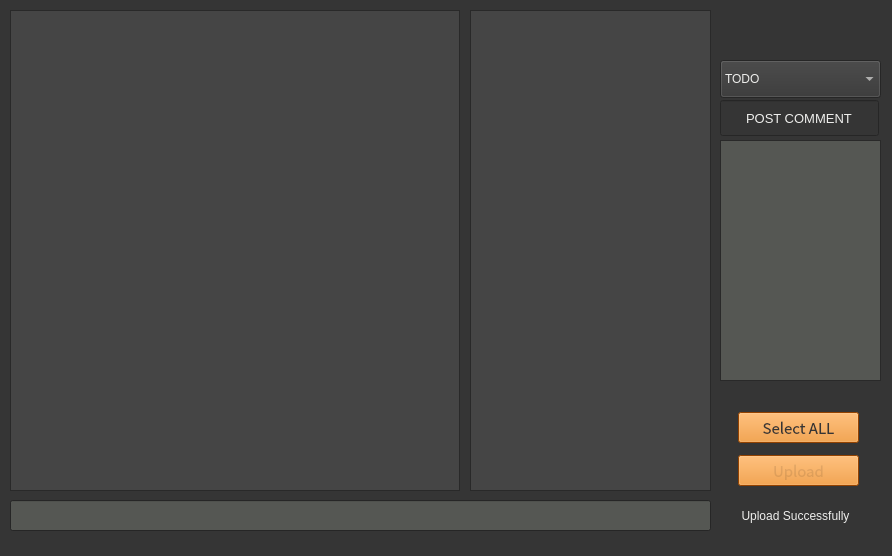
<?xml version="1.0" encoding="UTF-8"?>
<ui version="4.0">
 <class>MainWindow</class>
 <widget class="QMainWindow" name="MainWindow">
  <property name="geometry">
   <rect>
    <x>0</x>
    <y>0</y>
    <width>892</width>
    <height>556</height>
   </rect>
  </property>
  <property name="palette">
   <palette>
    <active>
     <colorrole role="WindowText">
      <brush brushstyle="SolidPattern">
       <color alpha="255">
        <red>238</red>
        <green>238</green>
        <blue>236</blue>
       </color>
      </brush>
     </colorrole>
     <colorrole role="Text">
      <brush brushstyle="SolidPattern">
       <color alpha="255">
        <red>238</red>
        <green>238</green>
        <blue>236</blue>
       </color>
      </brush>
     </colorrole>
     <colorrole role="Base">
      <brush brushstyle="SolidPattern">
       <color alpha="255">
        <red>53</red>
        <green>53</green>
        <blue>53</blue>
       </color>
      </brush>
     </colorrole>
     <colorrole role="Window">
      <brush brushstyle="SolidPattern">
       <color alpha="255">
        <red>53</red>
        <green>53</green>
        <blue>53</blue>
       </color>
      </brush>
     </colorrole>
     <colorrole role="Highlight">
      <brush brushstyle="SolidPattern">
       <color alpha="255">
        <red>237</red>
        <green>141</green>
        <blue>32</blue>
       </color>
      </brush>
     </colorrole>
     <colorrole role="PlaceholderText">
      <brush brushstyle="SolidPattern">
       <color alpha="128">
        <red>238</red>
        <green>238</green>
        <blue>236</blue>
       </color>
      </brush>
     </colorrole>
    </active>
    <inactive>
     <colorrole role="WindowText">
      <brush brushstyle="SolidPattern">
       <color alpha="255">
        <red>238</red>
        <green>238</green>
        <blue>236</blue>
       </color>
      </brush>
     </colorrole>
     <colorrole role="Text">
      <brush brushstyle="SolidPattern">
       <color alpha="255">
        <red>238</red>
        <green>238</green>
        <blue>236</blue>
       </color>
      </brush>
     </colorrole>
     <colorrole role="Base">
      <brush brushstyle="SolidPattern">
       <color alpha="255">
        <red>53</red>
        <green>53</green>
        <blue>53</blue>
       </color>
      </brush>
     </colorrole>
     <colorrole role="Window">
      <brush brushstyle="SolidPattern">
       <color alpha="255">
        <red>53</red>
        <green>53</green>
        <blue>53</blue>
       </color>
      </brush>
     </colorrole>
     <colorrole role="Highlight">
      <brush brushstyle="SolidPattern">
       <color alpha="255">
        <red>237</red>
        <green>141</green>
        <blue>32</blue>
       </color>
      </brush>
     </colorrole>
     <colorrole role="PlaceholderText">
      <brush brushstyle="SolidPattern">
       <color alpha="128">
        <red>238</red>
        <green>238</green>
        <blue>236</blue>
       </color>
      </brush>
     </colorrole>
    </inactive>
    <disabled>
     <colorrole role="WindowText">
      <brush brushstyle="SolidPattern">
       <color alpha="255">
        <red>146</red>
        <green>148</green>
        <blue>149</blue>
       </color>
      </brush>
     </colorrole>
     <colorrole role="Text">
      <brush brushstyle="SolidPattern">
       <color alpha="255">
        <red>146</red>
        <green>148</green>
        <blue>149</blue>
       </color>
      </brush>
     </colorrole>
     <colorrole role="Base">
      <brush brushstyle="SolidPattern">
       <color alpha="255">
        <red>53</red>
        <green>53</green>
        <blue>53</blue>
       </color>
      </brush>
     </colorrole>
     <colorrole role="Window">
      <brush brushstyle="SolidPattern">
       <color alpha="255">
        <red>53</red>
        <green>53</green>
        <blue>53</blue>
       </color>
      </brush>
     </colorrole>
     <colorrole role="Highlight">
      <brush brushstyle="SolidPattern">
       <color alpha="255">
        <red>53</red>
        <green>132</green>
        <blue>228</blue>
       </color>
      </brush>
     </colorrole>
     <colorrole role="PlaceholderText">
      <brush brushstyle="SolidPattern">
       <color alpha="128">
        <red>46</red>
        <green>52</green>
        <blue>54</blue>
       </color>
      </brush>
     </colorrole>
    </disabled>
   </palette>
  </property>
  <property name="windowTitle">
   <string>MainWindow</string>
  </property>
  <widget class="QWidget" name="centralwidget">
   <widget class="QTreeView" name="treeView">
    <property name="geometry">
     <rect>
      <x>10</x>
      <y>10</y>
      <width>450</width>
      <height>481</height>
     </rect>
    </property>
    <property name="palette">
     <palette>
      <active>
       <colorrole role="Text">
        <brush brushstyle="SolidPattern">
         <color alpha="255">
          <red>46</red>
          <green>52</green>
          <blue>54</blue>
         </color>
        </brush>
       </colorrole>
       <colorrole role="ButtonText">
        <brush brushstyle="SolidPattern">
         <color alpha="255">
          <red>85</red>
          <green>87</green>
          <blue>83</blue>
         </color>
        </brush>
       </colorrole>
       <colorrole role="Base">
        <brush brushstyle="SolidPattern">
         <color alpha="255">
          <red>69</red>
          <green>69</green>
          <blue>69</blue>
         </color>
        </brush>
       </colorrole>
       <colorrole role="Highlight">
        <brush brushstyle="SolidPattern">
         <color alpha="255">
          <red>237</red>
          <green>141</green>
          <blue>32</blue>
         </color>
        </brush>
       </colorrole>
       <colorrole role="PlaceholderText">
        <brush brushstyle="NoBrush">
         <color alpha="128">
          <red>46</red>
          <green>52</green>
          <blue>54</blue>
         </color>
        </brush>
       </colorrole>
      </active>
      <inactive>
       <colorrole role="Text">
        <brush brushstyle="SolidPattern">
         <color alpha="255">
          <red>46</red>
          <green>52</green>
          <blue>54</blue>
         </color>
        </brush>
       </colorrole>
       <colorrole role="ButtonText">
        <brush brushstyle="SolidPattern">
         <color alpha="255">
          <red>85</red>
          <green>87</green>
          <blue>83</blue>
         </color>
        </brush>
       </colorrole>
       <colorrole role="Base">
        <brush brushstyle="SolidPattern">
         <color alpha="255">
          <red>69</red>
          <green>69</green>
          <blue>69</blue>
         </color>
        </brush>
       </colorrole>
       <colorrole role="Highlight">
        <brush brushstyle="SolidPattern">
         <color alpha="255">
          <red>237</red>
          <green>141</green>
          <blue>32</blue>
         </color>
        </brush>
       </colorrole>
       <colorrole role="PlaceholderText">
        <brush brushstyle="NoBrush">
         <color alpha="128">
          <red>46</red>
          <green>52</green>
          <blue>54</blue>
         </color>
        </brush>
       </colorrole>
      </inactive>
      <disabled>
       <colorrole role="Text">
        <brush brushstyle="SolidPattern">
         <color alpha="255">
          <red>146</red>
          <green>148</green>
          <blue>149</blue>
         </color>
        </brush>
       </colorrole>
       <colorrole role="ButtonText">
        <brush brushstyle="SolidPattern">
         <color alpha="255">
          <red>146</red>
          <green>148</green>
          <blue>149</blue>
         </color>
        </brush>
       </colorrole>
       <colorrole role="Base">
        <brush brushstyle="SolidPattern">
         <color alpha="255">
          <red>53</red>
          <green>53</green>
          <blue>53</blue>
         </color>
        </brush>
       </colorrole>
       <colorrole role="Highlight">
        <brush brushstyle="SolidPattern">
         <color alpha="255">
          <red>53</red>
          <green>132</green>
          <blue>228</blue>
         </color>
        </brush>
       </colorrole>
       <colorrole role="PlaceholderText">
        <brush brushstyle="NoBrush">
         <color alpha="128">
          <red>46</red>
          <green>52</green>
          <blue>54</blue>
         </color>
        </brush>
       </colorrole>
      </disabled>
     </palette>
    </property>
   </widget>
   <widget class="QListView" name="exr_list">
    <property name="geometry">
     <rect>
      <x>470</x>
      <y>10</y>
      <width>241</width>
      <height>481</height>
     </rect>
    </property>
    <property name="palette">
     <palette>
      <active>
       <colorrole role="Text">
        <brush brushstyle="SolidPattern">
         <color alpha="255">
          <red>46</red>
          <green>52</green>
          <blue>54</blue>
         </color>
        </brush>
       </colorrole>
       <colorrole role="Base">
        <brush brushstyle="SolidPattern">
         <color alpha="255">
          <red>69</red>
          <green>69</green>
          <blue>69</blue>
         </color>
        </brush>
       </colorrole>
       <colorrole role="PlaceholderText">
        <brush brushstyle="NoBrush">
         <color alpha="128">
          <red>46</red>
          <green>52</green>
          <blue>54</blue>
         </color>
        </brush>
       </colorrole>
      </active>
      <inactive>
       <colorrole role="Text">
        <brush brushstyle="SolidPattern">
         <color alpha="255">
          <red>46</red>
          <green>52</green>
          <blue>54</blue>
         </color>
        </brush>
       </colorrole>
       <colorrole role="Base">
        <brush brushstyle="SolidPattern">
         <color alpha="255">
          <red>69</red>
          <green>69</green>
          <blue>69</blue>
         </color>
        </brush>
       </colorrole>
       <colorrole role="PlaceholderText">
        <brush brushstyle="NoBrush">
         <color alpha="128">
          <red>46</red>
          <green>52</green>
          <blue>54</blue>
         </color>
        </brush>
       </colorrole>
      </inactive>
      <disabled>
       <colorrole role="Text">
        <brush brushstyle="SolidPattern">
         <color alpha="255">
          <red>146</red>
          <green>148</green>
          <blue>149</blue>
         </color>
        </brush>
       </colorrole>
       <colorrole role="Base">
        <brush brushstyle="SolidPattern">
         <color alpha="255">
          <red>53</red>
          <green>53</green>
          <blue>53</blue>
         </color>
        </brush>
       </colorrole>
       <colorrole role="PlaceholderText">
        <brush brushstyle="NoBrush">
         <color alpha="128">
          <red>46</red>
          <green>52</green>
          <blue>54</blue>
         </color>
        </brush>
       </colorrole>
      </disabled>
     </palette>
    </property>
   </widget>
   <widget class="QLineEdit" name="dir_lineedit">
    <property name="geometry">
     <rect>
      <x>10</x>
      <y>500</y>
      <width>701</width>
      <height>31</height>
     </rect>
    </property>
    <property name="palette">
     <palette>
      <active>
       <colorrole role="Base">
        <brush brushstyle="SolidPattern">
         <color alpha="255">
          <red>85</red>
          <green>87</green>
          <blue>83</blue>
         </color>
        </brush>
       </colorrole>
      </active>
      <inactive>
       <colorrole role="Base">
        <brush brushstyle="SolidPattern">
         <color alpha="255">
          <red>85</red>
          <green>87</green>
          <blue>83</blue>
         </color>
        </brush>
       </colorrole>
      </inactive>
      <disabled>
       <colorrole role="Base">
        <brush brushstyle="SolidPattern">
         <color alpha="255">
          <red>53</red>
          <green>53</green>
          <blue>53</blue>
         </color>
        </brush>
       </colorrole>
      </disabled>
     </palette>
    </property>
    <property name="font">
     <font>
      <pointsize>10</pointsize>
     </font>
    </property>
    <property name="text">
     <string/>
    </property>
   </widget>
   <widget class="QLabel" name="upload_msg_label">
    <property name="geometry">
     <rect>
      <x>720</x>
      <y>500</y>
      <width>151</width>
      <height>31</height>
     </rect>
    </property>
    <property name="text">
     <string>Upload Successfully</string>
    </property>
    <property name="alignment">
     <set>Qt::AlignCenter</set>
    </property>
   </widget>
   <widget class="QWidget" name="layoutWidget">
    <property name="geometry">
     <rect>
      <x>720</x>
      <y>140</y>
      <width>161</width>
      <height>241</height>
     </rect>
    </property>
    <layout class="QVBoxLayout" name="verticalLayout">
     <item>
      <widget class="QPlainTextEdit" name="comment_plaintextedit">
       <property name="palette">
        <palette>
         <active>
          <colorrole role="Base">
           <brush brushstyle="SolidPattern">
            <color alpha="255">
             <red>85</red>
             <green>87</green>
             <blue>83</blue>
            </color>
           </brush>
          </colorrole>
         </active>
         <inactive>
          <colorrole role="Base">
           <brush brushstyle="SolidPattern">
            <color alpha="255">
             <red>85</red>
             <green>87</green>
             <blue>83</blue>
            </color>
           </brush>
          </colorrole>
         </inactive>
         <disabled>
          <colorrole role="Base">
           <brush brushstyle="SolidPattern">
            <color alpha="255">
             <red>53</red>
             <green>53</green>
             <blue>53</blue>
            </color>
           </brush>
          </colorrole>
         </disabled>
        </palette>
       </property>
       <property name="font">
        <font>
         <pointsize>9</pointsize>
        </font>
       </property>
       <property name="plainText">
        <string/>
       </property>
       <property name="placeholderText">
        <string notr="true" extracomment="Leave your comment..."/>
       </property>
      </widget>
     </item>
    </layout>
   </widget>
   <widget class="QWidget" name="layoutWidget">
    <property name="geometry">
     <rect>
      <x>738</x>
      <y>406</y>
      <width>121</width>
      <height>87</height>
     </rect>
    </property>
    <layout class="QVBoxLayout" name="verticalLayout_2">
     <item>
      <widget class="QPushButton" name="select_all_btn">
       <property name="palette">
        <palette>
         <active>
          <colorrole role="WindowText">
           <brush brushstyle="SolidPattern">
            <color alpha="255">
             <red>238</red>
             <green>238</green>
             <blue>236</blue>
            </color>
           </brush>
          </colorrole>
          <colorrole role="Button">
           <brush brushstyle="SolidPattern">
            <color alpha="255">
             <red>237</red>
             <green>141</green>
             <blue>32</blue>
            </color>
           </brush>
          </colorrole>
          <colorrole role="Light">
           <brush brushstyle="SolidPattern">
            <color alpha="25">
             <red>0</red>
             <green>0</green>
             <blue>0</blue>
            </color>
           </brush>
          </colorrole>
          <colorrole role="Dark">
           <brush brushstyle="SolidPattern">
            <color alpha="25">
             <red>0</red>
             <green>0</green>
             <blue>0</blue>
            </color>
           </brush>
          </colorrole>
          <colorrole role="Mid">
           <brush brushstyle="SolidPattern">
            <color alpha="25">
             <red>0</red>
             <green>0</green>
             <blue>0</blue>
            </color>
           </brush>
          </colorrole>
          <colorrole role="Text">
           <brush brushstyle="SolidPattern">
            <color alpha="255">
             <red>238</red>
             <green>238</green>
             <blue>236</blue>
            </color>
           </brush>
          </colorrole>
          <colorrole role="ButtonText">
           <brush brushstyle="SolidPattern">
            <color alpha="25">
             <red>0</red>
             <green>0</green>
             <blue>0</blue>
            </color>
           </brush>
          </colorrole>
          <colorrole role="Base">
           <brush brushstyle="SolidPattern">
            <color alpha="255">
             <red>53</red>
             <green>53</green>
             <blue>53</blue>
            </color>
           </brush>
          </colorrole>
          <colorrole role="Window">
           <brush brushstyle="SolidPattern">
            <color alpha="255">
             <red>206</red>
             <green>92</green>
             <blue>0</blue>
            </color>
           </brush>
          </colorrole>
          <colorrole role="PlaceholderText">
           <brush brushstyle="SolidPattern">
            <color alpha="128">
             <red>146</red>
             <green>148</green>
             <blue>149</blue>
            </color>
           </brush>
          </colorrole>
         </active>
         <inactive>
          <colorrole role="WindowText">
           <brush brushstyle="SolidPattern">
            <color alpha="255">
             <red>238</red>
             <green>238</green>
             <blue>236</blue>
            </color>
           </brush>
          </colorrole>
          <colorrole role="Button">
           <brush brushstyle="SolidPattern">
            <color alpha="255">
             <red>237</red>
             <green>141</green>
             <blue>32</blue>
            </color>
           </brush>
          </colorrole>
          <colorrole role="Light">
           <brush brushstyle="SolidPattern">
            <color alpha="25">
             <red>0</red>
             <green>0</green>
             <blue>0</blue>
            </color>
           </brush>
          </colorrole>
          <colorrole role="Dark">
           <brush brushstyle="SolidPattern">
            <color alpha="25">
             <red>0</red>
             <green>0</green>
             <blue>0</blue>
            </color>
           </brush>
          </colorrole>
          <colorrole role="Mid">
           <brush brushstyle="SolidPattern">
            <color alpha="25">
             <red>0</red>
             <green>0</green>
             <blue>0</blue>
            </color>
           </brush>
          </colorrole>
          <colorrole role="Text">
           <brush brushstyle="SolidPattern">
            <color alpha="255">
             <red>238</red>
             <green>238</green>
             <blue>236</blue>
            </color>
           </brush>
          </colorrole>
          <colorrole role="ButtonText">
           <brush brushstyle="SolidPattern">
            <color alpha="255">
             <red>53</red>
             <green>53</green>
             <blue>53</blue>
            </color>
           </brush>
          </colorrole>
          <colorrole role="Base">
           <brush brushstyle="SolidPattern">
            <color alpha="255">
             <red>53</red>
             <green>53</green>
             <blue>53</blue>
            </color>
           </brush>
          </colorrole>
          <colorrole role="Window">
           <brush brushstyle="SolidPattern">
            <color alpha="255">
             <red>206</red>
             <green>92</green>
             <blue>0</blue>
            </color>
           </brush>
          </colorrole>
          <colorrole role="PlaceholderText">
           <brush brushstyle="SolidPattern">
            <color alpha="128">
             <red>238</red>
             <green>238</green>
             <blue>236</blue>
            </color>
           </brush>
          </colorrole>
         </inactive>
         <disabled>
          <colorrole role="WindowText">
           <brush brushstyle="SolidPattern">
            <color alpha="25">
             <red>0</red>
             <green>0</green>
             <blue>0</blue>
            </color>
           </brush>
          </colorrole>
          <colorrole role="Button">
           <brush brushstyle="SolidPattern">
            <color alpha="255">
             <red>237</red>
             <green>141</green>
             <blue>32</blue>
            </color>
           </brush>
          </colorrole>
          <colorrole role="Light">
           <brush brushstyle="SolidPattern">
            <color alpha="25">
             <red>0</red>
             <green>0</green>
             <blue>0</blue>
            </color>
           </brush>
          </colorrole>
          <colorrole role="Dark">
           <brush brushstyle="SolidPattern">
            <color alpha="25">
             <red>0</red>
             <green>0</green>
             <blue>0</blue>
            </color>
           </brush>
          </colorrole>
          <colorrole role="Mid">
           <brush brushstyle="SolidPattern">
            <color alpha="255">
             <red>238</red>
             <green>236</green>
             <blue>234</blue>
            </color>
           </brush>
          </colorrole>
          <colorrole role="Text">
           <brush brushstyle="SolidPattern">
            <color alpha="25">
             <red>0</red>
             <green>0</green>
             <blue>0</blue>
            </color>
           </brush>
          </colorrole>
          <colorrole role="ButtonText">
           <brush brushstyle="SolidPattern">
            <color alpha="25">
             <red>0</red>
             <green>0</green>
             <blue>0</blue>
            </color>
           </brush>
          </colorrole>
          <colorrole role="Base">
           <brush brushstyle="SolidPattern">
            <color alpha="255">
             <red>206</red>
             <green>92</green>
             <blue>0</blue>
            </color>
           </brush>
          </colorrole>
          <colorrole role="Window">
           <brush brushstyle="SolidPattern">
            <color alpha="255">
             <red>206</red>
             <green>92</green>
             <blue>0</blue>
            </color>
           </brush>
          </colorrole>
          <colorrole role="PlaceholderText">
           <brush brushstyle="SolidPattern">
            <color alpha="128">
             <red>46</red>
             <green>52</green>
             <blue>54</blue>
            </color>
           </brush>
          </colorrole>
         </disabled>
        </palette>
       </property>
       <property name="font">
        <font>
         <family>Noto Sans CJK JP</family>
         <pointsize>11</pointsize>
         <weight>50</weight>
         <bold>false</bold>
        </font>
       </property>
       <property name="text">
        <string>Select ALL</string>
       </property>
      </widget>
     </item>
     <item>
      <widget class="QPushButton" name="upload_btn">
       <property name="palette">
        <palette>
         <active>
          <colorrole role="WindowText">
           <brush brushstyle="SolidPattern">
            <color alpha="255">
             <red>238</red>
             <green>238</green>
             <blue>236</blue>
            </color>
           </brush>
          </colorrole>
          <colorrole role="Button">
           <brush brushstyle="SolidPattern">
            <color alpha="255">
             <red>237</red>
             <green>141</green>
             <blue>32</blue>
            </color>
           </brush>
          </colorrole>
          <colorrole role="Light">
           <brush brushstyle="SolidPattern">
            <color alpha="25">
             <red>0</red>
             <green>0</green>
             <blue>0</blue>
            </color>
           </brush>
          </colorrole>
          <colorrole role="Dark">
           <brush brushstyle="SolidPattern">
            <color alpha="25">
             <red>0</red>
             <green>0</green>
             <blue>0</blue>
            </color>
           </brush>
          </colorrole>
          <colorrole role="Text">
           <brush brushstyle="SolidPattern">
            <color alpha="255">
             <red>238</red>
             <green>238</green>
             <blue>236</blue>
            </color>
           </brush>
          </colorrole>
          <colorrole role="ButtonText">
           <brush brushstyle="SolidPattern">
            <color alpha="25">
             <red>0</red>
             <green>0</green>
             <blue>0</blue>
            </color>
           </brush>
          </colorrole>
          <colorrole role="Base">
           <brush brushstyle="SolidPattern">
            <color alpha="255">
             <red>53</red>
             <green>53</green>
             <blue>53</blue>
            </color>
           </brush>
          </colorrole>
          <colorrole role="Window">
           <brush brushstyle="SolidPattern">
            <color alpha="255">
             <red>206</red>
             <green>92</green>
             <blue>0</blue>
            </color>
           </brush>
          </colorrole>
          <colorrole role="PlaceholderText">
           <brush brushstyle="SolidPattern">
            <color alpha="128">
             <red>146</red>
             <green>148</green>
             <blue>149</blue>
            </color>
           </brush>
          </colorrole>
         </active>
         <inactive>
          <colorrole role="WindowText">
           <brush brushstyle="SolidPattern">
            <color alpha="255">
             <red>238</red>
             <green>238</green>
             <blue>236</blue>
            </color>
           </brush>
          </colorrole>
          <colorrole role="Button">
           <brush brushstyle="SolidPattern">
            <color alpha="255">
             <red>237</red>
             <green>141</green>
             <blue>32</blue>
            </color>
           </brush>
          </colorrole>
          <colorrole role="Light">
           <brush brushstyle="SolidPattern">
            <color alpha="25">
             <red>0</red>
             <green>0</green>
             <blue>0</blue>
            </color>
           </brush>
          </colorrole>
          <colorrole role="Dark">
           <brush brushstyle="SolidPattern">
            <color alpha="25">
             <red>0</red>
             <green>0</green>
             <blue>0</blue>
            </color>
           </brush>
          </colorrole>
          <colorrole role="Text">
           <brush brushstyle="SolidPattern">
            <color alpha="255">
             <red>238</red>
             <green>238</green>
             <blue>236</blue>
            </color>
           </brush>
          </colorrole>
          <colorrole role="ButtonText">
           <brush brushstyle="SolidPattern">
            <color alpha="25">
             <red>0</red>
             <green>0</green>
             <blue>0</blue>
            </color>
           </brush>
          </colorrole>
          <colorrole role="Base">
           <brush brushstyle="SolidPattern">
            <color alpha="255">
             <red>53</red>
             <green>53</green>
             <blue>53</blue>
            </color>
           </brush>
          </colorrole>
          <colorrole role="Window">
           <brush brushstyle="SolidPattern">
            <color alpha="255">
             <red>206</red>
             <green>92</green>
             <blue>0</blue>
            </color>
           </brush>
          </colorrole>
          <colorrole role="PlaceholderText">
           <brush brushstyle="SolidPattern">
            <color alpha="128">
             <red>238</red>
             <green>238</green>
             <blue>236</blue>
            </color>
           </brush>
          </colorrole>
         </inactive>
         <disabled>
          <colorrole role="WindowText">
           <brush brushstyle="SolidPattern">
            <color alpha="25">
             <red>0</red>
             <green>0</green>
             <blue>0</blue>
            </color>
           </brush>
          </colorrole>
          <colorrole role="Button">
           <brush brushstyle="SolidPattern">
            <color alpha="255">
             <red>237</red>
             <green>141</green>
             <blue>32</blue>
            </color>
           </brush>
          </colorrole>
          <colorrole role="Light">
           <brush brushstyle="SolidPattern">
            <color alpha="25">
             <red>0</red>
             <green>0</green>
             <blue>0</blue>
            </color>
           </brush>
          </colorrole>
          <colorrole role="Dark">
           <brush brushstyle="SolidPattern">
            <color alpha="25">
             <red>0</red>
             <green>0</green>
             <blue>0</blue>
            </color>
           </brush>
          </colorrole>
          <colorrole role="Text">
           <brush brushstyle="SolidPattern">
            <color alpha="25">
             <red>0</red>
             <green>0</green>
             <blue>0</blue>
            </color>
           </brush>
          </colorrole>
          <colorrole role="ButtonText">
           <brush brushstyle="SolidPattern">
            <color alpha="25">
             <red>0</red>
             <green>0</green>
             <blue>0</blue>
            </color>
           </brush>
          </colorrole>
          <colorrole role="Base">
           <brush brushstyle="SolidPattern">
            <color alpha="255">
             <red>206</red>
             <green>92</green>
             <blue>0</blue>
            </color>
           </brush>
          </colorrole>
          <colorrole role="Window">
           <brush brushstyle="SolidPattern">
            <color alpha="255">
             <red>206</red>
             <green>92</green>
             <blue>0</blue>
            </color>
           </brush>
          </colorrole>
          <colorrole role="PlaceholderText">
           <brush brushstyle="SolidPattern">
            <color alpha="128">
             <red>46</red>
             <green>52</green>
             <blue>54</blue>
            </color>
           </brush>
          </colorrole>
         </disabled>
        </palette>
       </property>
       <property name="font">
        <font>
         <family>Noto Sans CJK JP</family>
         <pointsize>11</pointsize>
         <weight>50</weight>
         <bold>false</bold>
        </font>
       </property>
       <property name="text">
        <string>Upload</string>
       </property>
      </widget>
     </item>
    </layout>
   </widget>
   <widget class="QComboBox" name="status_combo">
    <property name="geometry">
     <rect>
      <x>720</x>
      <y>60</y>
      <width>161</width>
      <height>38</height>
     </rect>
    </property>
    <property name="palette">
     <palette>
      <active>
       <colorrole role="Button">
        <brush brushstyle="SolidPattern">
         <color alpha="255">
          <red>53</red>
          <green>53</green>
          <blue>53</blue>
         </color>
        </brush>
       </colorrole>
       <colorrole role="ButtonText">
        <brush brushstyle="SolidPattern">
         <color alpha="255">
          <red>238</red>
          <green>238</green>
          <blue>236</blue>
         </color>
        </brush>
       </colorrole>
      </active>
      <inactive>
       <colorrole role="Button">
        <brush brushstyle="SolidPattern">
         <color alpha="255">
          <red>53</red>
          <green>53</green>
          <blue>53</blue>
         </color>
        </brush>
       </colorrole>
       <colorrole role="ButtonText">
        <brush brushstyle="SolidPattern">
         <color alpha="255">
          <red>238</red>
          <green>238</green>
          <blue>236</blue>
         </color>
        </brush>
       </colorrole>
      </inactive>
      <disabled>
       <colorrole role="Button">
        <brush brushstyle="SolidPattern">
         <color alpha="255">
          <red>53</red>
          <green>53</green>
          <blue>53</blue>
         </color>
        </brush>
       </colorrole>
       <colorrole role="ButtonText">
        <brush brushstyle="SolidPattern">
         <color alpha="255">
          <red>146</red>
          <green>148</green>
          <blue>149</blue>
         </color>
        </brush>
       </colorrole>
      </disabled>
     </palette>
    </property>
    <item>
     <property name="text">
      <string>TODO</string>
     </property>
    </item>
    <item>
     <property name="text">
      <string>Done</string>
     </property>
    </item>
    <item>
     <property name="text">
      <string>Ready</string>
     </property>
    </item>
    <item>
     <property name="text">
      <string>Retake</string>
     </property>
    </item>
    <item>
     <property name="text">
      <string>WFA</string>
     </property>
    </item>
    <item>
     <property name="text">
      <string>WIP</string>
     </property>
    </item>
   </widget>
   <widget class="QLineEdit" name="comment_lineedit">
    <property name="geometry">
     <rect>
      <x>720</x>
      <y>100</y>
      <width>159</width>
      <height>36</height>
     </rect>
    </property>
    <property name="palette">
     <palette>
      <active>
       <colorrole role="Highlight">
        <brush brushstyle="SolidPattern">
         <color alpha="25">
          <red>0</red>
          <green>0</green>
          <blue>0</blue>
         </color>
        </brush>
       </colorrole>
      </active>
      <inactive>
       <colorrole role="Highlight">
        <brush brushstyle="SolidPattern">
         <color alpha="25">
          <red>0</red>
          <green>0</green>
          <blue>0</blue>
         </color>
        </brush>
       </colorrole>
      </inactive>
      <disabled>
       <colorrole role="Highlight">
        <brush brushstyle="SolidPattern">
         <color alpha="255">
          <red>53</red>
          <green>132</green>
          <blue>228</blue>
         </color>
        </brush>
       </colorrole>
      </disabled>
     </palette>
    </property>
    <property name="font">
     <font>
      <pointsize>10</pointsize>
     </font>
    </property>
    <property name="text">
     <string>POST COMMENT</string>
    </property>
    <property name="echoMode">
     <enum>QLineEdit::Normal</enum>
    </property>
    <property name="alignment">
     <set>Qt::AlignCenter</set>
    </property>
    <property name="dragEnabled">
     <bool>false</bool>
    </property>
    <property name="readOnly">
     <bool>true</bool>
    </property>
    <property name="clearButtonEnabled">
     <bool>false</bool>
    </property>
   </widget>
  </widget>
 </widget>
 <resources/>
 <connections/>
</ui>
